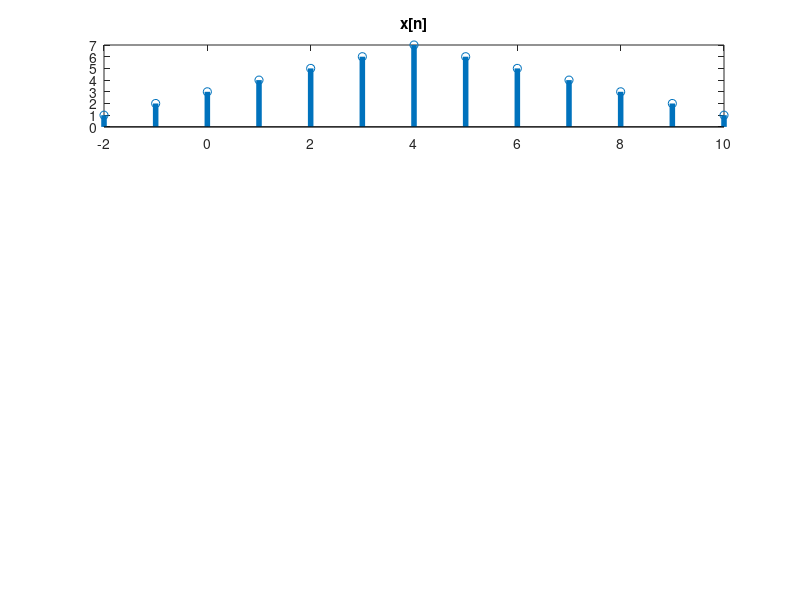

This figure's MATLAB source: (Note: this script raises an error after producing the figure.)
% shifdemo
n = -2:10;
x = [1:7,6:-1:1];

subplot(411); stem(n,x,'LineWidth',4);
title('x[n]');

[x11,n11] = sigshift(x,n,5);
[x12,n12] = sigshift(x,n,-4);
[x1,n1] = sigadd(2*x11,n11,-3*x12,n12);
subplot(412); stem(n11,x11, 'LineWidth',4); title('x[n-5]');
subplot(413); stem(n12,x12,'LineWidth',4); title('x[n+4]');
subplot(414); stem(n1,x1,'LineWidth',4); title('2x[n-5]+3x[n+4]');
